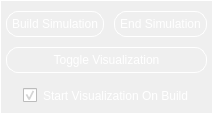
       <widget class="QFrame" name="sim_buttons_frame">
        <property name="sizePolicy">
         <sizepolicy hsizetype="Preferred" vsizetype="Fixed">
          <horstretch>0</horstretch>
          <verstretch>0</verstretch>
         </sizepolicy>
        </property>
        <property name="styleSheet">
         <string notr="true">color: white;</string>
        </property>
        <property name="frameShape">
         <enum>QFrame::Box</enum>
        </property>
        <property name="frameShadow">
         <enum>QFrame::Plain</enum>
        </property>
        <layout class="QGridLayout" name="gridLayout_8">
         <property name="leftMargin">
          <number>5</number>
         </property>
         <property name="topMargin">
          <number>10</number>
         </property>
         <property name="rightMargin">
          <number>5</number>
         </property>
         <property name="bottomMargin">
          <number>5</number>
         </property>
         <item row="0" column="0">
          <widget class="QFrame" name="frame">
           <property name="sizePolicy">
            <sizepolicy hsizetype="Fixed" vsizetype="Fixed">
             <horstretch>0</horstretch>
             <verstretch>0</verstretch>
            </sizepolicy>
           </property>
           <property name="frameShape">
            <enum>QFrame::NoFrame</enum>
           </property>
           <property name="frameShadow">
            <enum>QFrame::Plain</enum>
           </property>
           <layout class="QGridLayout" name="gridLayout_10">
            <property name="leftMargin">
             <number>0</number>
            </property>
            <property name="topMargin">
             <number>0</number>
            </property>
            <property name="rightMargin">
             <number>0</number>
            </property>
            <property name="bottomMargin">
             <number>0</number>
            </property>
            <property name="spacing">
             <number>10</number>
            </property>
            <item row="0" column="1">
             <widget class="QPushButton" name="clear_simulation_button">
              <property name="sizePolicy">
               <sizepolicy hsizetype="Preferred" vsizetype="Preferred">
                <horstretch>1</horstretch>
                <verstretch>1</verstretch>
               </sizepolicy>
              </property>
              <property name="styleSheet">
               <string notr="true">color: rgb(255, 255, 255);
border-color: rgb(255, 255, 255);
border: 1px solid white;
padding: 5px;
border-radius: 12px;

</string>
              </property>
              <property name="text">
               <string>End Simulation</string>
              </property>
             </widget>
            </item>
            <item row="0" column="0">
             <widget class="QPushButton" name="build_simulation_button">
              <property name="sizePolicy">
               <sizepolicy hsizetype="Preferred" vsizetype="Preferred">
                <horstretch>1</horstretch>
                <verstretch>1</verstretch>
               </sizepolicy>
              </property>
              <property name="styleSheet">
               <string notr="true">color: rgb(255, 255, 255);
border-color: rgb(255, 255, 255);
border: 1px solid white;
padding: 5px;
border-radius: 12px;

</string>
              </property>
              <property name="text">
               <string>Build Simulation</string>
              </property>
             </widget>
            </item>
            <item row="2" column="0" colspan="2" alignment="Qt::AlignHCenter|Qt::AlignVCenter">
             <widget class="QCheckBox" name="start_visualization_on_build_checkbox">
              <property name="sizePolicy">
               <sizepolicy hsizetype="Preferred" vsizetype="Preferred">
                <horstretch>1</horstretch>
                <verstretch>1</verstretch>
               </sizepolicy>
              </property>
              <property name="styleSheet">
               <string notr="true">color: rgb(255, 255, 255);
padding: 5px;
/* font: 9pt &quot;Ubuntu&quot;; */</string>
              </property>
              <property name="text">
               <string>Start Visualization On Build</string>
              </property>
              <property name="checked">
               <bool>true</bool>
              </property>
             </widget>
            </item>
            <item row="1" column="0" colspan="2">
             <widget class="QPushButton" name="visualize_simulation_button">
              <property name="sizePolicy">
               <sizepolicy hsizetype="Preferred" vsizetype="Preferred">
                <horstretch>1</horstretch>
                <verstretch>1</verstretch>
               </sizepolicy>
              </property>
              <property name="styleSheet">
               <string notr="true">color: rgb(255, 255, 255);
border-color: rgb(255, 255, 255);
border: 1px solid white;
padding: 5px;
border-radius: 12px;
</string>
              </property>
              <property name="text">
               <string>Toggle Visualization</string>
              </property>
             </widget>
            </item>
           </layout>
          </widget>
         </item>
        </layout>
       </widget>
